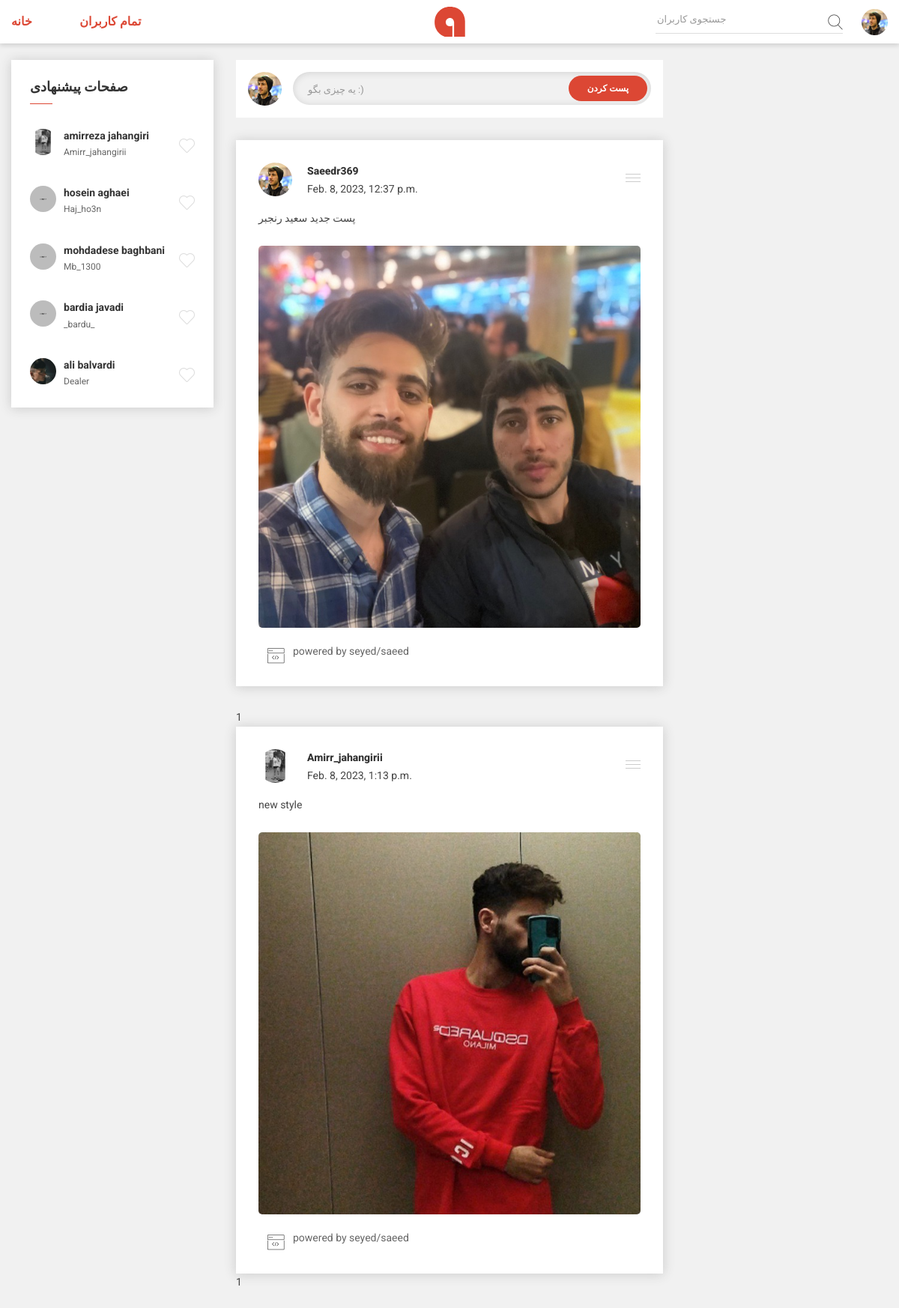
The page /home/saeedr369 on the database its author committed.
### home_module/models.py (models this page shows, shortened)
class User(models.Model):
    first_name = models.CharField(max_length=200)
    last_name = models.CharField(max_length=200)
    username = models.CharField(max_length=200, unique=True)
    password = models.CharField(max_length=200)
    email = models.EmailField(max_length=200)
    about = models.TextField(null=True)
    bio = models.CharField(max_length=300, null=True)
    job = models.CharField(max_length=300, null=True, default='not named')
    location = models.CharField(max_length=300, null=True, default='iran')
    sign_up_date = models.DateTimeField(auto_now_add=True, null=True, blank=True)
    profile_picture = models.FileField(upload_to='images', default='images/profile.jpg', null=True)
    cover_picture = models.FileField(upload_to='images', default='images/profile-banner.jpg', null=True)
    followers_usernames = models.CharField(max_length=1000, null=False, default="username,")
    followings_usernames = models.CharField(max_length=1000, null=False, default="username,")

class Post(models.Model):
    author = models.ForeignKey(to=User, on_delete=models.CASCADE, related_name='posts', null=True)
    created_time = models.DateTimeField(auto_now_add=True)
    text = models.CharField(max_length=5000)
    image = models.ImageField(upload_to='images', null=True, blank=True, default=None)

### home_module/views.py (the view)
# urls.py: path('home/<str:username_loged_in>', views.home_page, name='home_page'),
def home_page(request, username_loged_in):
    if request.method == 'POST':
        text = request.POST['text']
        try:
            image = request.FILES['image']
        except:
            image = None
        author_username = request.POST['author_username']
        author_profile_picture_address = request.POST['author_profile_picture_address']
        user = User.objects.get(username=username_loged_in)
        post = Post(text=text, image=image, author=user)
        post.save()
    else:
        pass
    posts = []
    user = User.objects.get(username=username_loged_in)
    self_posts = Post.objects.filter(author__username=username_loged_in)
    posts.extend(self_posts)
    for username in User.objects.all().get(username=username_loged_in).followings_usernames.split(','):
        try:
            user = User.objects.get(username=username)
            user_posts = Post.objects.filter(author__username=username)
            posts.extend(user_posts)
        except:
            print(username)
    user_loged_in = User.objects.get(username=username_loged_in)
    return render(request, 'home_module/home_page.html', context={
        'user_loged_in': user_loged_in,
        'suggestion_pages': suggestion_usernames(username_loged_in),
        'posts': posts
    })

### home_module/templates/home_module/home_page.html (shortened to what this page needs)
{% extends 'shared/base.html' %}
{% block body %}
    <body>
    <main>
        <div class="main-wrapper pt-80">
            <div class="container">
                <div class="row">
                    <div class="col-lg-3 order-2 order-lg-1">
                        <aside class="widget-area">
                            <div class="card widget-item">
                                <h4 class="widget-title">صفحات پیشنهادی</h4>
                                <div class="widget-body">
                                    <ul class="like-page-list-wrapper">
                                        {% for page in suggestion_pages %}
                                            <li class="unorder-list">
                                                <div class="profile-thumb">
                                                    <a href="{% url 'profile_page' username=page.username username_loged_in=user_loged_in.username %}">
                                                        <figure class="profile-thumb-small">
                                                            <img src="{{ page.profile_picture.url }}"
                                                                 alt="profile picture">
                                                        </figure>
                                                    </a>
                                                </div>
                                                <div class="unorder-list-info">
                                                    <h3 class="list-title"><a
                                                            href="{% url 'profile_page' username=page.username username_loged_in=user_loged_in.username %}">{{ page.first_name }} {{ page.last_name }}</a>
                                                    </h3>
                                                    <p class="list-subtitle"><a
                                                            href="{% url 'profile_page' username=page.username username_loged_in=user_loged_in.username %}">{{ page.username }}</a>
                                                    </p>
                                                </div>
                                                <button class="like-button">
                                                    <img class="heart" src="/static/assets/images/icons/heart.png"
                                                         alt="">
                                                </button>
                                            </li>
                                        {% endfor %}
                                    </ul>
                                </div>
                            </div>
                        </aside>
                    </div>
                    <div class="col-lg-6 order-1 order-lg-2">
                        <div class="card card-small">
                            <div class="share-box-inner">
                                <div class="profile-thumb">
                                    <a href="#">
                                        <figure class="profile-thumb-middle">
                                            <img src="{{ user_loged_in.profile_picture.url }}"
                                                 alt="profile picture">
                                        </figure>
                                    </a>
                                </div>
                                <div class="share-content-box w-100">
                                    <form class="share-text-box">
                                    <textarea name="share" class="share-text-field" aria-disabled="true"
                                              placeholder="یه چیزی بگو :)" data-toggle="modal" data-target="#textbox"
                                              id="email"></textarea>
                                        <button class="btn-share" type="submit">پست کردن</button>
                                    </form>
                                </div>
                            </div>
                        </div>
                        {% for post in posts %}
                            {% include 'includes/post.html' %}
                      1  {% endfor %}
                    </div>
                    <div class="col-lg-3 order-3">
                    </div>
                </div>
            </div>
        </div>
    </main>
{% endblock %}

### templates/includes/header.html (shortened to what this page needs)
<header>
    <div class="header-top sticky bg-white d-none d-lg-block">
        <div class="container">
            <div class="row align-items-center">
                <div class="col-md-5">
                    <div class="header-top-navigation">
                        <nav>
                            <ul>
                                <li class="active"><a
                                        href="{% url 'home_page' username_loged_in=user_loged_in.username %}">خانه</a>
                                </li>
                                <li class="active"><a
                                        href="{% url 'all_users'  username_loged_in=user_loged_in.username %}">تمام
                                    کاربران</a>
                                </li>
                            </ul>
                        </nav>
                    </div>
                </div>
                <div class="col-md-2">
                    <div class="brand-logo text-center">
                        <a href="index.html">
                            <img src="/static/assets/images/logo/logo.png" alt="brand logo">
                        </a>
                    </div>
                </div>
                <div class="col-md-5">
                    <div class="header-top-right d-flex align-items-center justify-content-end">
                        <div class="header-top-search">
                            <form class="top-search-box">
                                <input type="text" placeholder="جستجوی کاربران" class="top-search-field">
                                <button class="top-search-btn"><i class="flaticon-search"></i></button>
                            </form>
                        </div>
                        <div class="profile-setting-box">
                            <div class="profile-thumb-small">
                                <a href="javascript:void(0)" class="profile-triger">
                                    <figure>
                                        <img src="{{ user_loged_in.profile_picture.url }}"
                                             alt="profile picture">
                                    </figure>
                                </a>
                            </div>
                        </div>
                    </div>
                </div>
            </div>
        </div>
    </div>
</header>

### templates/includes/post.html (shortened to what this page needs)
    <div class="card">
                                <div class="post-title d-flex align-items-center">
                                    <div class="profile-thumb">
                                        <a href="#">
                                            <figure class="profile-thumb-middle">
                                                <img src="{{ post.author.profile_picture.url }}"
                                                     alt="profile picture">
                                            </figure>
                                        </a>
                                    </div>
                                    <div class="posted-author">
                                        <h6 class="author"><a
                                                href="{% url  'profile_page' username=post.author.username username_loged_in=user_loged_in.username %}">
                                            {{ post.author.username }}
                                        </a></h6>
                                        <span class="post-time">{{ post.created_time }}</span>
                                    </div>
                                    <div class="post-settings-bar">
                                        <span></span>
                                        <span></span>
                                        <span></span>
                                    </div>
                                </div>
                                <div class="post-content">
                                    <p class="post-desc">{{ post.text }}
                                    </p>
                                    <div class="post-thumb-gallery">
                                        {% if post.image %}
                                            <figure class="post-thumb img-popup">
                                                <a href="">
                                                    <img src="{{ post.image.url }}" alt="post image">
                                                </a>
                                            </figure>
                                        {% endif %}
                                    </div>
                                    <div class="post-meta">
                                        <button class="post-meta-like">
                                            <i class="bi bi-code-browser"></i>
                                            <span>powered by seyed/saeed</span>
                                        </button>
                                        <ul class="comment-share-meta">
                                        </ul>
                                    </div>
                                </div>
                            </div>

### rows shown on the page
User: profile_picture (picture)
User: profile_picture (picture), first_name "amirreza", last_name "jahangiri", username "Amirr_jahangirii"
User: profile_picture (placeholder picture), first_name "hosein", last_name "aghaei", username "Haj_ho3n"
User: profile_picture (placeholder picture), first_name "mohdadese", last_name "baghbani", username "Mb_1300"
User: profile_picture (placeholder picture), first_name "bardia", last_name "javadi", username "_bardu_"
User: profile_picture (picture), first_name "ali", last_name "balvardi", username "Dealer"
Post: author.profile_picture (picture), author.username "Saeedr369", created_time "Feb. 8, 2023, 12:37 p.m.", text "پست جدید سعید رنجبر", image (picture)
Post: author.profile_picture (picture), author.username "Amirr_jahangirii", created_time "Feb. 8, 2023, 1:13 p.m.", text "new style", image (picture)
